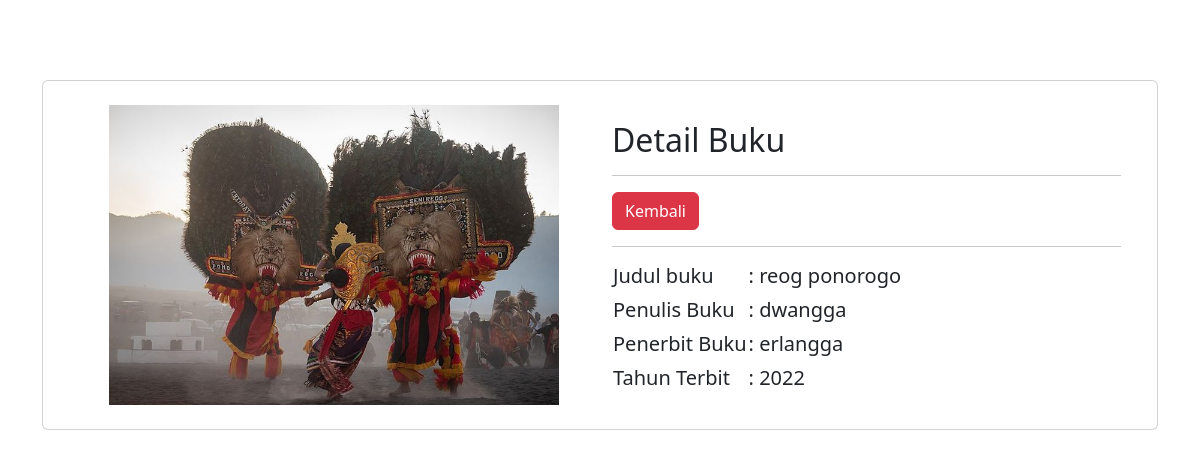
The app's page /admin/data/detail_buku.php?id_buku=1 with its own data.
### tables this page shows
CREATE TABLE `buku` (
  `id_buku` int(11) NOT NULL,
  `id_kategori` int(11) NOT NULL,
  `judul` varchar(255) NOT NULL,
  `penulis` varchar(255) NOT NULL,
  `foto` varchar(100) NOT NULL,
  `buku` varchar(200) NOT NULL,
  `penerbit` varchar(255) NOT NULL,
  `tahun_terbit` int(11) NOT NULL,
  `deskripsi` varchar(1000) NOT NULL
);

### admin/data/detail_buku.php (the view, shortened to what this page needs)
<!doctype html>
<html lang="en">
  <head>
    <link href="https://cdn.jsdelivr.net/npm/bootstrap@5.3.2/dist/css/bootstrap.min.css" rel="stylesheet">
  </head>
  <body>
  <div class="container" style="margin-top: 5rem;">
    <div class="card">
        <div class="row m-4">
        <?php
            include '../../koneksi/koneksi.php';
            if (isset($_GET['id_buku'])) {
              $id_buku = $_GET['id_buku'];
            }else{
              die ("Error, Data Tidak Ditemukan");
            }
            $query  = mysqli_query($koneksi, "SELECT * FROM buku WHERE id_buku='$id_buku' ");
            $result = mysqli_fetch_array($query);
            ?>
            <div class="col text-center">
                <img src="../../petugas/asset/sampul/<?php echo $result['foto'];?>" height="300" alt="">
            </div>
            <div class="col" style="margin-top: 1rem;">
                    <h2>Detail Buku</h2> <hr>
                    <a href="../buku.php" class="btn btn-danger">Kembali</a><hr>
                <table>
                    <tr>
                        <td><h5>Judul buku</h5></td>
                        <td><h5>: <?php echo $result['judul'];?></h5></td>
                    </tr>
                    <tr>
                        <td><h5>Penulis Buku</h5></td>
                        <td><h5>: <?php echo $result['penulis'];?></h5></td>
                     </tr>
                     <tr>
                        <td><h5>Penerbit Buku</h5></td>
                        <td><h5>: <?php echo $result['penerbit'];?></h5></td>
                     </tr>
                     <tr>
                        <td><h5>Tahun Terbit</h5></td>
                        <td><h5>: <?php echo $result['tahun_terbit'];?></h5></td>
                     </tr>
                </table>
           </div>
        </div>
    </div>
  </div>
  </body>
</html>

### records on screen
buku: foto (picture), judul "reog ponorogo", penulis "dwangga", penerbit "erlangga", tahun_terbit "2022"
